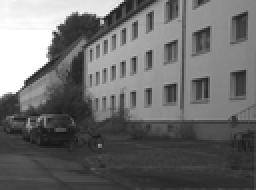
%> input picture assignment2/codes/road.png, 128 x 95 px, shrunk from 548 x 407 before the run (shown 2 times larger)
$ octave main.m   (GNU Octave 9; MATLAB toolbox functions it lacks are replaced by stand-ins)
%> lines starting %> are read from the running program, lines starting %| are printed output that depends on the picture; in (x1, y1, x2, y2) boxes, pixels count from 0 and x2, y2 are one past the last pixel; in counts of white or black regions, pixels touching at a corner belong together; the program's own positions count from 1
### assignment2/codes/MyGaussian.m
function desimg=MyGaussian(sigma1)
Initial = imread('road.png');
%**************Convert Image to gray scale**************
% Get the number of rows and columns,
% and, most importantly, the number of color channels.
[ori_row, ori_col, numberOfColorChannels] = size(Initial);
if numberOfColorChannels > 1
    % It's a true color RGB image.  We need to convert to gray scale.
    grayImage = rgb2gray(Initial);
else
    % It's already gray scale.  No need to convert.
    grayImage=Initial;
end

%*****************Gaussian Filter here********************
%******************Matlab Gaussian Filter*************
%sigma1 is from the input
N = 7;
N_row = 2*N+1;

OriImage_noise = imnoise(grayImage,'gaussian'); %??

gausFilter = fspecial('gaussian',[N_row N_row],sigma1);      %matlab Gaussian Filter
blur=imfilter(OriImage_noise,gausFilter,'conv');
%***************My original Gaussian Filter*********************
H = [];
for i=1:N_row
    for j=1:N_row
        fenzi=double((i-N-1)^2+(j-N-1)^2);
        H(i,j)=exp(-fenzi/(2*sigma1*sigma1))/(2*pi*sigma1*sigma1);
    end
end
H=H/sum(H(:));

desimg=zeros(ori_row,ori_col);            %images after filter

midimg=zeros(ori_row+2*N,ori_col+2*N);
for i=1:ori_row
    for j=1:ori_col
        midimg(i+N,j+N)=OriImage_noise(i,j);
    end
end

temp=[];
for ai=N+1:ori_row+N
    for aj=N+1:ori_col+N
        temp_row=ai-N;
        temp_col=aj-N;
        temp=0;
        for bi=1:N_row
            for bj=1:N_row
                temp= temp+(midimg(temp_row+bi-1,temp_col+bj-1)*H(bi,bj));
            end
        end
        desimg(temp_row,temp_col)=temp;
    end
end
desimg=uint8(desimg);


figure(1);
subplot(2,2,1);imshow(Initial);title('Original Piture');
subplot(2,2,2);imshow(OriImage_noise);title('Noisy Picture');
subplot(2,2,3);imshow(blur);title('matlab Gaussian Filter with sigma1');
subplot(2,2,4);imshow(desimg);title('my Gaussian Filter with sigma1');

### assignment2/codes/PreProcessing.m
function [ims,DetectedPoints,points]  = PreProcessing(threshold,sigma)
% HESSIANDET  Basic Hessian detector
%   F = HESSIANDET(IM) runs a basic implementation of the Hessian
%   detector on the gray-scale image IM.
ims = MyGaussian(sigma) ;

d2 = [1 -2 1];   %filter
d = [-1 0 1]/2 ; %filter
im11 = conv2(1,d2,ims,'same') ; %Dyy
im22 = conv2(d2,1,ims,'same') ; %Dxx
im12 = conv2(d,d,ims,'same') ;  %Dxy
score = im11.*im22 - im12.*im12 ; %det(H)


points = (islocalmax(score,1) .* islocalmax(score,2)) + ...
         (islocalmin(score,1) .* islocalmin(score,2)) ;


 points = points .* (abs(score) >threshold) ;


[i,j] = find(points) ;
DetectedPoints=[j(:),i(:)]';

%DetectedPoints=find(DetectedPoints>3 &&DetectedPoints<544);
[m, n]=size(DetectedPoints);
H=[m,n];
i=1;
j=1;
%remove the margin of the image
while i<=m
   while j<=n
     if(DetectedPoints(i,j)<5||DetectedPoints(i,j)>542)
       DetectedPoints(:,j)=[];
       n=n-1;
       i=i-1;
       break;
     end
     j=j+1;
   end
   i=i+1;
end

### assignment2/codes/islocalmax.m
function m = islocalmax(x,dim)
m  = (circshift(x,1,dim) < x) & (circshift(x,-1,dim) < x) ; %get local maximum point


### assignment2/codes/islocalmin.m
function m = islocalmin(x,dim)
m = (circshift(x,1,dim) > x) & (circshift(x,-1,dim) > x) ;  %get local mimimum point

### assignment2/codes/ransacTest.m
function [columnPoints,inliers]=ransacTest(ims,points,DistanceThresholding,inliersRatio)


Probability=0.99;
MinimumNumber=6;
[rows,columns]=size(points);%number of points
MaxIteration = log(1-Probability)/log(1-(inliersRatio)^MinimumNumber);   %the times to choose the best line
pretotal = 0; %the number fits the model


%%the first line
for i=1:MaxIteration
 % randomly pick 2 points
     randomPoints = randperm(columns,2);
     sample = points(:,randomPoints);

     %%%fit the equation y=kx+b
     line = zeros(1,3);
     x1 = sample(:, 1);
     y1 = sample(:, 2);

     k=(y1(1)-y1(2))/(x1(1)-x1(2));      %get the slope
     b = y1(1) - k*x1(1);
     line = [k -1 b];

     mask=abs(line*[points; ones(1,size(points,2))]);    %get the distance from points to line
     total=sum(mask<DistanceThresholding);              %get the number of points which are below the thresholding.

     if total>pretotal            %find the line fits most points
         pretotal=total;
         bestline1=line;          %get the best line to fit the equation
    end
end


%show the image
 figure(2)
 imshow(ims); title('This is the picture with ransac detector');
 hold on;
 plot(points(1,:),points(2,:),'o');

  %show the line1
mask=abs(bestline1*[points; ones(1,size(points,2))])<DistanceThresholding;
k=1;
for i=1:length(mask)
    if mask(i)
        inliers(1,k) = points(1,i);
        k=k+1;
        plot(points(1,i),points(2,i),'+');
    end
end

 bestParameter1 = -bestline1(1)/bestline1(2);
 bestParameter2 = -bestline1(3)/bestline1(2);
 xAxis1 = min(inliers(1,:)):max(inliers(1,:));
 yAxis1 = bestParameter1*xAxis1 + bestParameter2;
 plot(xAxis1,yAxis1,'r','LineWidth',2);
 hold on;
 [inlierRow,inlierLength]=size(inliers);
 columnPoints=points;
 columnPoints(2,:)=[];
 for i=1:inlierLength
     index=find(columnPoints==inliers(i));
     columnPoints(:,index)=[];
     points(:,index)=[];
 end


%%the second line
pretotal = 0;
[rows,columns]=size(points);
for i=1:MaxIteration
 % randomly pick 2 points
     randomPoints = randperm(columns,2);
     sample = points(:,randomPoints);

     %%%fit the equation y=kx+b
     line2 = zeros(1,3);
     x2 = sample(:, 1);
     y2 = sample(:, 2);

     k2=(y2(1)-y2(2))/(x2(1)-x2(2));      %get the slope
     b2 = y2(1) - k2*x2(1);
     line2 = [k2 -1 b2];

     mask2=abs(line2*[points; ones(1,size(points,2))]);    %get the distance from points to line
     total=sum(mask2<DistanceThresholding);              %get the number of points which are below the thresholding.

     if total>pretotal            %find the line fits most points
         pretotal=total;
         bestline2=line2;          %get the best line to fit the equation
    end
end
  %show the line2
mask2=abs(bestline2*[points; ones(1,size(points,2))])<DistanceThresholding;
k=1;
for i=1:length(mask2)
    if mask2(i)
        inliers2(1,k) = points(1,i);
        k=k+1;
        plot(points(1,i),points(2,i),'+');
    end
end
hold on;
 bestParameter1 = -bestline2(1)/bestline2(2);
 bestParameter2 = -bestline2(3)/bestline2(2);
 xAxis = min(inliers2(1,:)):max(inliers2(1,:));
 yAxis = bestParameter1*xAxis + bestParameter2;
 plot(xAxis,yAxis,'g','LineWidth',2);
hold on;
 [inlierRow,inlierLength]=size(inliers2);
 for i=1:inlierLength
     index=find(columnPoints==inliers2(i));
     columnPoints(:,index)=[];
     points(:,index)=[];
 end


%%the thrid line
pretotal = 0;
[rows,columns]=size(points);
for i=1:MaxIteration
 % randomly pick 2 points
     randomPoints = randperm(columns,2);
     sample = points(:,randomPoints);

     %%%fit the equation y=kx+b
     line3 = zeros(1,3);
     x3 = sample(:, 1);
     y3 = sample(:, 2);

     k3=(y3(1)-y3(2))/(x3(1)-x3(2));      %get the slope
     b3 = y3(1) - k3*x3(1);
     line3 = [k3 -1 b3];

     mask3=abs(line3*[points; ones(1,size(points,2))]);    %get the distance from points to line
     total=sum(mask3<DistanceThresholding);              %get the number of points which are below the thresholding.

     if total>pretotal            %find the line fits most points
         pretotal=total;
         bestline3=line3;          %get the best line to fit the equation
    end
end

  %show the line3
mask3=abs(bestline3*[points; ones(1,size(points,2))])<DistanceThresholding;

k=1;
for i=1:length(mask3)
    if mask3(i)
        inliers3(1,k) = points(1,i);
        k=k+1;
        plot(points(1,i),points(2,i),'+');
    end
end
hold on;

 bestParameter1 = -bestline3(1)/bestline3(2);
 bestParameter2 = -bestline3(3)/bestline3(2);
 xAxis = min(inliers3(1,:)):max(inliers3(1,:));
 yAxis = bestParameter1*xAxis + bestParameter2;
 plot(xAxis,yAxis,'b','LineWidth',2);
 hold on;
 [inlierRow,inlierLength]=size(inliers3);
 for i=1:inlierLength
     index=find(columnPoints==inliers3(i));
     columnPoints(:,index)=[];
     points(:,index)=[];
 end


%%the fourth line
pretotal = 0;
[rows,columns]=size(points);
for i=1:MaxIteration
 % randomly pick 2 points
     randomPoints = randperm(columns,2);
     sample = points(:,randomPoints);

     %%%fit the equation y=kx+b
     line4 = zeros(1,3);
     x4 = sample(:, 1);
     y4 = sample(:, 2);

     k4=(y4(1)-y4(2))/(x4(1)-x4(2));      %get the slope
     b4 = y4(1) - k4*x4(1);
     line4 = [k4 -1 b4];

     mask4=abs(line4*[points; ones(1,size(points,2))]);    %get the distance from points to line
     total=sum(mask4<DistanceThresholding);              %get the number of points which are below the thresholding.

     if total>pretotal            %find the line fits most points
         pretotal=total;
         bestline4=line4;          %get the best line to fit the equation
    end
end


  %show the line4

mask4=abs(bestline4*[points; ones(1,size(points,2))])<DistanceThresholding;

k=1;
for i=1:length(mask4)
    if mask4(i)
        inliers4(1,k) = points(1,i);
        k=k+1;
        plot(points(1,i),points(2,i),'+');
    end
end


 bestParameter1 = -bestline4(1)/bestline4(2);
 bestParameter2 = -bestline4(3)/bestline4(2);
 xAxis = min(inliers4(1,:)):max(inliers4(1,:));
 yAxis = bestParameter1*xAxis + bestParameter2;
 plot(xAxis,yAxis,'r-','LineWidth',2);


### assignment2/codes/main.m
close all;
clear all;
clc
prompt1='Please input the threshold for the hessian filter\n';
threshold=input(prompt1);
%> the answer given: 100
prompt2='Please input the sigma for the gaussian filter\n';
sigma=input(prompt2);
%> the answer given: 2
[ims,DetectedPoints,points]=PreProcessing(threshold,sigma);
%> in MyGaussian, Initial is the input picture: size 95x128x3 uint8; min 23, max 255, mean 107.6
%> after the loop in MyGaussian, `for i=1:ori_row`:
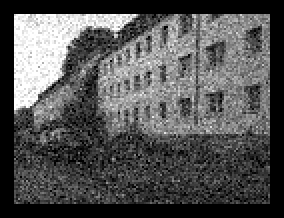
%> midimg: size 109x142 double (shown 2 times larger); min 0, max 255, mean 83.9
%> in PreProcessing, `im22 = conv2(d2,1,ims,'same') ;`:
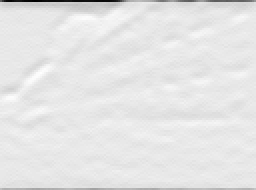
%> im22: size 95x128 double (shown 2 times larger); min -103, max 10, mean -1.38; drawn with min black and max white
%> in PreProcessing, `im12 = conv2(d,d,ims,'same') ;`:
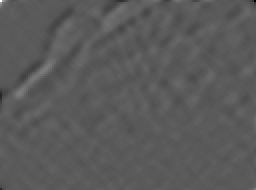
%> im12: size 95x128 double (shown 2 times larger); min -20, max 36.25, mean 0; drawn with min black and max white
%> in PreProcessing, `score = im11.*im22 - im12.*im12 ;`:
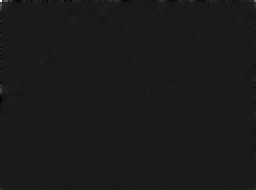
%> score: size 95x128 double (shown 2 times larger); min -282.2, max 2467.9, mean 1.6; drawn with min black and max white
%> in islocalmax, `m  = (circshift(x,1,dim) < x) & (circshift(x,-1,dim) < x) ;`:
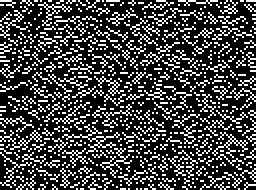
%> m: size 95x128 logical (shown 2 times larger); 26.2% white in thin lines or dots
%> in islocalmax (call 2), `m  = (circshift(x,1,dim) < x) & (circshift(x,-1,dim) < x) ;`: m: size 95x128 logical; 25.8% white in thin lines or dots
%> in islocalmin, `m = (circshift(x,1,dim) > x) & (circshift(x,-1,dim) > x) ;`: m: size 95x128 logical; 25.4% white in thin lines or dots
%> in islocalmin (call 2), `m = (circshift(x,1,dim) > x) & (circshift(x,-1,dim) > x) ;`: m: size 95x128 logical; 24.8% white in thin lines or dots
%> in PreProcessing, `points = (islocalmax(score,1) .* islocalmax(score,2)) + (islocalmin(sc..`: points: size 95x128 double; values 0 (black) and 1 (white), 27.9% white in thin lines or dots
%> in PreProcessing, `points = points .* (abs(score) >threshold) ;`:
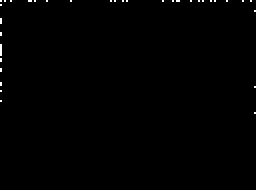
%> points: size 95x128 double (shown 2 times larger); values 0 (black) and 1 (white), 0.39% white in thin lines or dots, all inside (x1, y1, x2, y2) = (0, 0, 128, 57)
%> in PreProcessing, `[i,j] = find(points) ;`: i = 47 values from 1 to 57; j = 47 values from 1 to 128
%> in PreProcessing, `DetectedPoints=[j(:),i(:)]';`: DetectedPoints = 47 columns, first 8: [1 1 1 1 1 1 1 1; 1 3 10 11 12 17 18 23]
%> in PreProcessing, `[m, n]=size(DetectedPoints);`: m = 2; n = 47
%> in PreProcessing, `H=[m,n];`: H = [2 47]
%> the loop in PreProcessing, `while i<=m` made 24 passes
%> i on passes 1 to 12: 1, 1, 1, 1, 1, 1, 1, 1, 1, 1, 1, 1
%> after the loop in PreProcessing, `while i<=m`: DetectedPoints = 25 columns, first 8: [6 15 16 18 24 36 56 58; 1 1 1 1 1 1 1 1]; j = 26; n = 25
DistanceThresholding=sqrt(3.84*sigma*sigma);
inliersRatio=0.95;


[samp1,samp2]=ransacTest(ims,DetectedPoints ,DistanceThresholding,inliersRatio);
%> the loop in ransacTest, `for i=1:MaxIteration` made 3 passes
%> (sample, x1, k, b, total, pretotal, bestline1) on pass 2: ([82 58; 1 1], [82; 1], 0.704, 0.296, 1, 1, [0.704 -1 0.296])
%> (sample, x1, k, b, line, total) on passes 1, 3: ([126 114; 1 1], [126; 1], 0.904, 0.096, [0.904 -1 0.096], 0), ([89 82; 1 1], [89; 1], 0.92, 0.0795, [0.92 -1 0.0795], 0)
%> in ransacTest, `bestParameter1 = -bestline1(1)/bestline1(2);`: bestParameter1 = 0.704
%> in ransacTest, `bestParameter2 = -bestline1(3)/bestline1(2);`: bestParameter2 = 0.296
%> in ransacTest, `xAxis1 = min(inliers(1,:)):max(inliers(1,:));`: xAxis1 = 6
%> in ransacTest, `yAxis1 = bestParameter1*xAxis1 + bestParameter2;`: yAxis1 = 4.52
%> in ransacTest, `plot(xAxis1,yAxis1,'r','LineWidth',2);`:
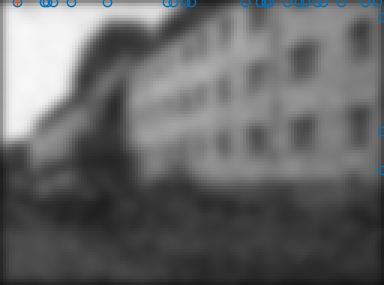
%> figure redrawn from the program's plot data; shown 3 times larger; its title reads 'This is the picture with ransac detector'
%> in ransacTest, `columnPoints=points;`: columnPoints has the same summary as DetectedPoints in PreProcessing
%> the loop in ransacTest, `for i=1:inlierLength` made 1 pass
%> after the loop in ransacTest, `for i=1:inlierLength`: columnPoints = 24 values from 15 to 128; points = 24 columns, first 8: [15 16 18 24 36 56 58 62; 1 1 1 1 1 1 1 1]
%> in ransacTest, `[rows,columns]=size(points);`: columns = 24
%> the loop in ransacTest, `for i=1:MaxIteration` made 3 passes
%> (sample, x2, k2, b2, line2) on passes 1 to 2: ([114 62; 1 1], [114; 1], 0.54, 0.46, [0.54 -1 0.46]), ([89 100; 1 1], [89; 1], 1.12, -0.125, [1.12 -1 -0.125])
%> (sample, x2, y2, k2, b2, line2) on pass 3: ([128 90; 6 1], [128; 6], [90; 1], 0.73, -3.38, [0.73 -1 -3.38])
%> after the loop in ransacTest, `for i=1:MaxIteration`: pretotal = 0
%> the run ends on the next line
